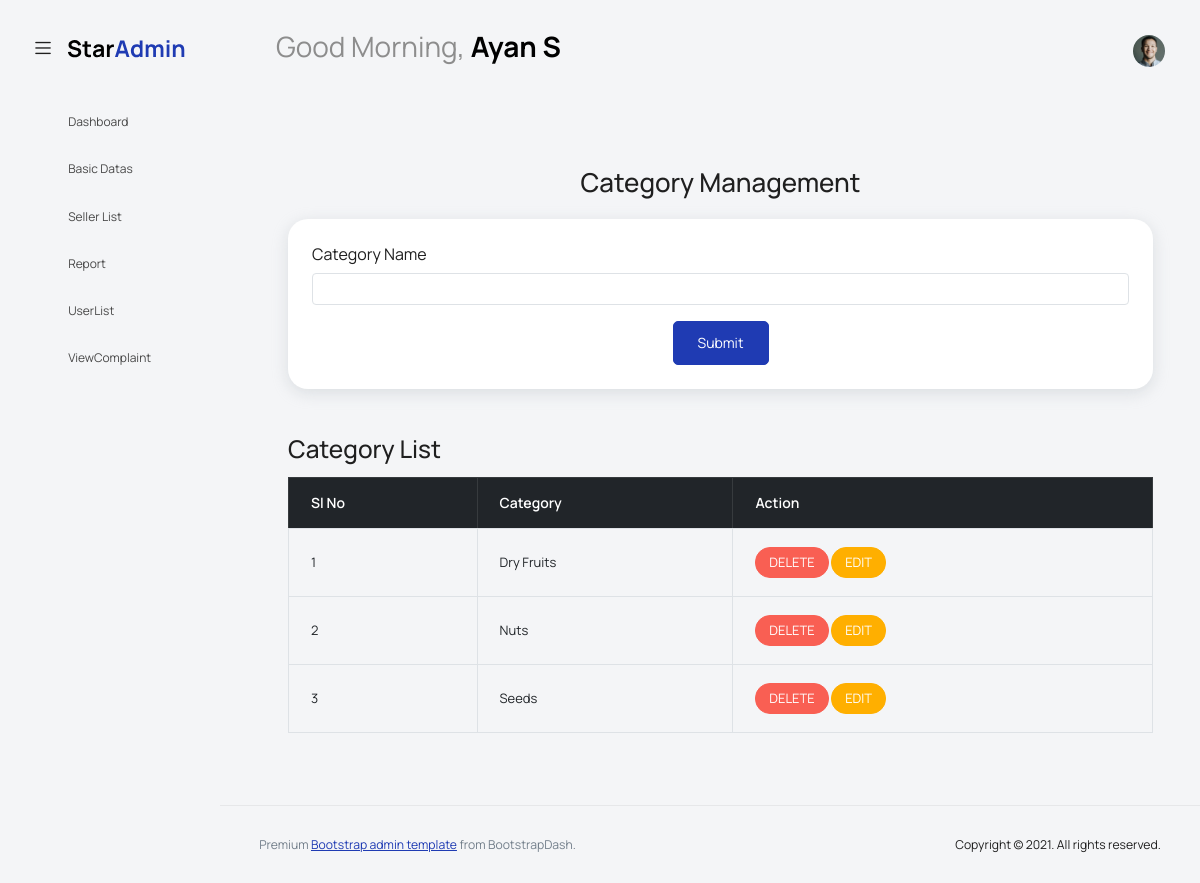
Screenshot of /Project/Admin/Category.php (signed in) with the database file from the repository.
### tables this page shows
CREATE TABLE `tbl_category` (
  `category_id` int(11) NOT NULL,
  `category_name` varchar(60) NOT NULL
);

### Project/Admin/Category.php (the view, shortened to what this page needs)
<?php
include("../Assets/Connection/Connection.php");
$category='';
include("Head.php");
		?>
<!DOCTYPE html PUBLIC "-//W3C//DTD XHTML 1.0 Transitional//EN" "http://www.w3.org/TR/xhtml1/DTD/xhtml1-transitional.dtd">
<html xmlns="http://www.w3.org/1999/xhtml">
<head>
</head>
<body>
<div class="container my-5">
    <h2 class="text-center mb-4">Category Management</h2>
    <div class="card p-4">
        <form id="form1" name="form1" method="post" action="">
            <div class="mb-3">
                <label for="txt_category" class="form-label">Category Name</label>
                <input type="text" class="form-control" title="Name allows only alphabets, spaces, and the first letter must be capitalized" pattern="^[A-Z]+[a-zA-Z ]*$" name="txt_category" id="txt_category" value="<?php echo $category; ?>" required />
            </div>
            <div class="text-center">
                <button type="submit" class="btn btn-primary" name="btn_submit" id="btn_submit">Submit</button>
            </div>
        </form>
    </div>
    <div class="mt-5">
        <h3 class="mb-3">Category List</h3>
        <table class="table table-bordered table-hover">
            <thead class="table-dark">
                <tr>
                    <th scope="col">Sl No</th>
                    <th scope="col">Category</th>
                    <th scope="col">Action</th>
                </tr>
            </thead>
            <tbody>
                <?php
                $selQry="select * from tbl_category";
                $result=$con->query($selQry);
                $i=0;
                while($data=$result->fetch_assoc())
                {
                    $i++;
                ?>
                <tr>
                    <td><?php echo $i ?></td>
                    <td><?php echo $data['category_name'];?></td>
                    <td>
                        <a href="Category.php?delID=<?php echo $data['category_id']?>" class="btn btn-danger btn-sm">DELETE</a>
                        <a href="Category.php?eID=<?php echo $data['category_id']?>" class="btn btn-warning btn-sm">EDIT</a>
                    </td>
                </tr>
                <?php
                }
                ?>
            </tbody>
        </table>
    </div>
</div>
</body>
</html>
<?php
include("Foot.php");
?>

### Project/Admin/Head.php (shortened to what this page needs)
<!DOCTYPE html>
<html lang="en">
<head>
  <link rel="stylesheet" href="../Assets/Templates/Admin/vendors/feather/feather.css">
  <link rel="stylesheet" href="../Assets/Templates/Admin/vendors/mdi/css/materialdesignicons.min.css">
  <link rel="stylesheet" href="../Assets/Templates/Admin/vendors/ti-icons/css/themify-icons.css">
  <link rel="stylesheet" href="../Assets/Templates/Admin/vendors/typicons/typicons.css">
  <link rel="stylesheet" href="../Assets/Templates/Admin/vendors/simple-line-icons/css/simple-line-icons.css">
  <link rel="stylesheet" href="../Assets/Templates/Admin/vendors/css/vendor.bundle.base.css">
  <link rel="stylesheet" href="../Assets/Templates/Admin/vendors/datatables.net-bs4/dataTables.bootstrap4.css">
  <link rel="stylesheet" href="../Assets/Templates/Admin/js/select.dataTables.min.css">
  <link rel="stylesheet" href="../Assets/Templates/Admin/css/vertical-layout-light/style.css">
</head>
<?php
include("../Assets/Connection/Connection.php");
$sel = "select * from tbl_admin where admin_id=".$_SESSION["aid"];
$res = $con->query($sel);
$data = $res->fetch_assoc();
?>
<body>
  <div class="container-scroller">
    <nav class="navbar default-layout col-lg-12 col-12 p-0 fixed-top d-flex align-items-top flex-row">
      <div class="text-center navbar-brand-wrapper d-flex align-items-center justify-content-start">
        <div class="me-3">
          <button class="navbar-toggler navbar-toggler align-self-center" type="button" data-bs-toggle="minimize">
            <span class="icon-menu"></span>
          </button>
        </div>
        <div>
          <a class="navbar-brand brand-logo" href="../Assets/Templates/Admin/index.html">
            <img src="../Assets/Templates/Admin/images/logo.svg" alt="logo" />
          </a>
        </div>
      </div>
      <div class="navbar-menu-wrapper d-flex align-items-top">
        <ul class="navbar-nav">
          <li class="nav-item font-weight-semibold d-none d-lg-block ms-0">
            <h1 class="welcome-text">Good Morning, <span class="text-black fw-bold"><?php echo $data["admin_name"]; ?></span></h1>
          </li>
        </ul>
        <ul class="navbar-nav ms-auto">
          <li class="nav-item dropdown d-none d-lg-block user-dropdown">
            <a class="nav-link" id="UserDropdown" href="#" data-bs-toggle="dropdown" aria-expanded="false">
              <img class="img-xs rounded-circle" src="../Assets/Templates/Admin/images/faces/face8.jpg" alt="Profile image"> </a>
          </li>
        </ul>
      </div>
    </nav>
    <div class="container-fluid page-body-wrapper">
      <nav class="sidebar sidebar-offcanvas" id="sidebar">
        <ul class="nav">
          <li class="nav-item">
            <a class="nav-link" href="HomePage.php">
              <i class="mdi mdi-grid-large menu-icon"></i>
              <span class="menu-title">Dashboard</span>
            </a>
          </li>
          <li class="nav-item">
            <a class="nav-link" data-bs-toggle="collapse" href="#ui-basic" aria-expanded="false" aria-controls="ui-basic">
              <i class="menu-icon mdi mdi-floor-plan"></i>
              <span class="menu-title">Basic Datas</span>
              <i class="menu-arrow"></i>
            </a>
          </li>
          <li class="nav-item">
            <a class="nav-link" data-bs-toggle="collapse" href="#seller" aria-expanded="false" aria-controls="seller">
              <i class="menu-icon mdi mdi-floor-plan"></i>
              <span class="menu-title">Seller List</span>
              <i class="menu-arrow"></i>
            </a>
          </li>
          <li class="nav-item">
            <a class="nav-link" href="SellerSalesPieChart.php">
              <i class="mdi mdi-grid-large menu-icon"></i>
              <span class="menu-title">Report</span>
            </a>
          </li>
          <li class="nav-item">
            <a class="nav-link" href="UserList.php">
              <i class="mdi mdi-grid-large menu-icon"></i>
              <span class="menu-title">UserList</span>
            </a>
          </li>
          <li class="nav-item">
            <a class="nav-link" href="ViewComplaint.php">
              <i class="mdi mdi-grid-large menu-icon"></i>
              <span class="menu-title">ViewComplaint</span>
            </a>
          </li>
        </ul>
      </nav>
      <div class="main-panel">
        <div class="content-wrapper">

### rows the page displays
tbl_category: category_name "Dry Fruits"
tbl_category: category_name "Nuts"
tbl_category: category_name "Seeds"

### other values shown
$data["admin_name"] "Ayan S"
